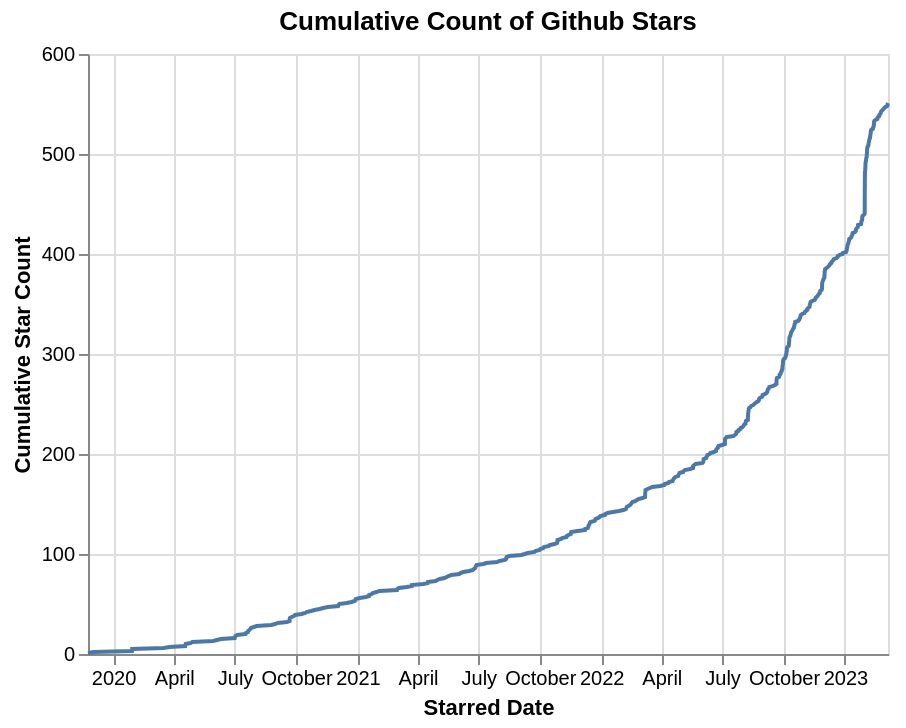

Here is the Vega-Lite specification saved for this chart:
### Vega-Lite specification from a JSON file in a GitHub repository (floating-point values rounded to 4 significant figures; data arrays with more than 128 entries replaced by an {"elided": "..."} marker saying what was removed)
{"config": {"view": {"continuousWidth": 400, "continuousHeight": 300}}, "data": {"name": "data-29cd6dfbda1114fcfd581d723e78c35b"}, "mark": "line", "encoding": {"tooltip": [{"field": "cumulative_count", "title": "Cumulative Star Count", "type": "quantitative"}], "x": {"axis": {"title": "Starred Date"}, "field": "starredAt", "type": "temporal"}, "y": {"axis": {"title": "Cumulative Star Count"}, "field": "cumulative_count", "type": "quantitative"}}, "title": "Cumulative Count of Github Stars", "transform": [{"window": [{"op": "count", "as": "cumulative_count"}], "sort": [{"field": "starredAt"}]}], "$schema": "https://vega.github.io/schema/vega-lite/v4.17.0.json", "datasets": {"data-29cd6dfbda1114fcfd581d723e78c35b": {"elided": "551 records"}}}
